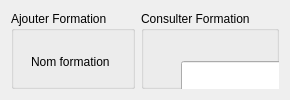
        <widget class="QWidget" name="gestionPro_2">
         <layout class="QGridLayout" name="gridLayout_11">
          <item row="0" column="2">
           <widget class="QGroupBox" name="groupBoxConsulterP_4">
            <property name="title">
             <string>Consulter Formation</string>
            </property>
            <widget class="QLineEdit" name="lineEditRF_2">
             <property name="geometry">
              <rect>
               <x>40</x>
               <y>50</y>
               <width>270</width>
               <height>31</height>
              </rect>
             </property>
            </widget>
            <widget class="QPushButton" name="pushButtonRechercheF_2">
             <property name="geometry">
              <rect>
               <x>330</x>
               <y>50</y>
               <width>120</width>
               <height>30</height>
              </rect>
             </property>
             <property name="text">
              <string>Rechercher</string>
             </property>
             <property name="checkable">
              <bool>false</bool>
             </property>
            </widget>
            <widget class="QCheckBox" name="checkBoxNomF_2">
             <property name="geometry">
              <rect>
               <x>90</x>
               <y>100</y>
               <width>50</width>
               <height>22</height>
              </rect>
             </property>
             <property name="text">
              <string>Nom</string>
             </property>
            </widget>
            <widget class="QCheckBox" name="checkBoxFormateurF_2">
             <property name="geometry">
              <rect>
               <x>220</x>
               <y>100</y>
               <width>90</width>
               <height>22</height>
              </rect>
             </property>
             <property name="text">
              <string>Formateur</string>
             </property>
            </widget>
            <widget class="QCheckBox" name="checkBoxProjetF_2">
             <property name="geometry">
              <rect>
               <x>150</x>
               <y>100</y>
               <width>60</width>
               <height>22</height>
              </rect>
             </property>
             <property name="text">
              <string>Projet</string>
             </property>
            </widget>
            <widget class="QCheckBox" name="checkBoxDateF_2">
             <property name="geometry">
              <rect>
               <x>320</x>
               <y>100</y>
               <width>110</width>
               <height>20</height>
              </rect>
             </property>
             <property name="text">
              <string>Date de debut</string>
             </property>
            </widget>
            <widget class="QCheckBox" name="checkBoxDureeF_2">
             <property name="geometry">
              <rect>
               <x>440</x>
               <y>100</y>
               <width>70</width>
               <height>22</height>
              </rect>
             </property>
             <property name="text">
              <string>Durée</string>
             </property>
            </widget>
            <widget class="QPushButton" name="pushButtonModifierF_2">
             <property name="geometry">
              <rect>
               <x>270</x>
               <y>520</y>
               <width>110</width>
               <height>30</height>
              </rect>
             </property>
             <property name="text">
              <string>Modifier</string>
             </property>
             <property name="checkable">
              <bool>true</bool>
             </property>
            </widget>
            <widget class="QPushButton" name="pushButtonSupprimerF_2">
             <property name="geometry">
              <rect>
               <x>420</x>
               <y>520</y>
               <width>110</width>
               <height>30</height>
              </rect>
             </property>
             <property name="text">
              <string>Supprimer</string>
             </property>
            </widget>
            <widget class="QPushButton" name="pushButtonExportF_2">
             <property name="geometry">
              <rect>
               <x>650</x>
               <y>50</y>
               <width>70</width>
               <height>30</height>
              </rect>
             </property>
             <property name="text">
              <string>Export</string>
             </property>
            </widget>
            <widget class="QTableView" name="tableViewF_2">
             <property name="geometry">
              <rect>
               <x>15</x>
               <y>161</y>
               <width>721</width>
               <height>351</height>
              </rect>
             </property>
             <property name="selectionBehavior">
              <enum>QAbstractItemView::SelectItems</enum>
             </property>
             <property name="cornerButtonEnabled">
              <bool>true</bool>
             </property>
             <attribute name="verticalHeaderVisible">
              <bool>false</bool>
             </attribute>
             <attribute name="verticalHeaderHighlightSections">
              <bool>false</bool>
             </attribute>
            </widget>
            <widget class="QCheckBox" name="checkBoxCoutF_2">
             <property name="geometry">
              <rect>
               <x>510</x>
               <y>100</y>
               <width>60</width>
               <height>22</height>
              </rect>
             </property>
             <property name="text">
              <string>Cout</string>
             </property>
            </widget>
            <widget class="QCheckBox" name="checkBoxIDF_2">
             <property name="geometry">
              <rect>
               <x>40</x>
               <y>100</y>
               <width>40</width>
               <height>22</height>
              </rect>
             </property>
             <property name="text">
              <string>ID</string>
             </property>
            </widget>
            <widget class="QComboBox" name="comboBoxF_2">
             <property name="geometry">
              <rect>
               <x>550</x>
               <y>130</y>
               <width>60</width>
               <height>20</height>
              </rect>
             </property>
             <item>
              <property name="text">
               <string>ASC</string>
              </property>
             </item>
             <item>
              <property name="text">
               <string>DESC</string>
              </property>
             </item>
            </widget>
           </widget>
          </item>
          <item row="0" column="1">
           <widget class="QGroupBox" name="groupBoxAjouterP_4">
            <property name="title">
             <string>Ajouter Formation</string>
            </property>
            <widget class="QLabel" name="label_52">
             <property name="geometry">
              <rect>
               <x>20</x>
               <y>40</y>
               <width>91</width>
               <height>21</height>
              </rect>
             </property>
             <property name="text">
              <string>Nom formation</string>
             </property>
            </widget>
            <widget class="QLabel" name="label_53">
             <property name="geometry">
              <rect>
               <x>20</x>
               <y>80</y>
               <width>120</width>
               <height>21</height>
              </rect>
             </property>
             <property name="text">
              <string>Projet concerné</string>
             </property>
            </widget>
            <widget class="QLabel" name="label_54">
             <property name="geometry">
              <rect>
               <x>20</x>
               <y>120</y>
               <width>90</width>
               <height>20</height>
              </rect>
             </property>
             <property name="text">
              <string>Formateur</string>
             </property>
            </widget>
            <widget class="QLabel" name="label_55">
             <property name="geometry">
              <rect>
               <x>20</x>
               <y>160</y>
               <width>180</width>
               <height>20</height>
              </rect>
             </property>
             <property name="text">
              <string>Date de debut prévue</string>
             </property>
            </widget>
            <widget class="QLabel" name="label_56">
             <property name="geometry">
              <rect>
               <x>20</x>
               <y>240</y>
               <width>130</width>
               <height>20</height>
              </rect>
             </property>
             <property name="text">
              <string>Cout de formation</string>
             </property>
            </widget>
            <widget class="QDateEdit" name="dateEditDateF_2">
             <property name="geometry">
              <rect>
               <x>220</x>
               <y>160</y>
               <width>150</width>
               <height>25</height>
              </rect>
             </property>
            </widget>
            <widget class="QLineEdit" name="lineEditNomF_2">
             <property name="geometry">
              <rect>
               <x>220</x>
               <y>40</y>
               <width>150</width>
               <height>20</height>
              </rect>
             </property>
            </widget>
            <widget class="QLineEdit" name="lineEditFormateur_2">
             <property name="geometry">
              <rect>
               <x>220</x>
               <y>120</y>
               <width>150</width>
               <height>20</height>
              </rect>
             </property>
            </widget>
            <widget class="QLineEdit" name="lineEditDureeF_2">
             <property name="geometry">
              <rect>
               <x>220</x>
               <y>200</y>
               <width>150</width>
               <height>20</height>
              </rect>
             </property>
            </widget>
            <widget class="QLineEdit" name="lineEditCoutF_2">
             <property name="geometry">
              <rect>
               <x>220</x>
               <y>240</y>
               <width>150</width>
               <height>20</height>
              </rect>
             </property>
            </widget>
            <widget class="QLabel" name="label_57">
             <property name="geometry">
              <rect>
               <x>20</x>
               <y>200</y>
               <width>140</width>
               <height>20</height>
              </rect>
             </property>
             <property name="text">
              <string>Durée de formation</string>
             </property>
            </widget>
            <widget class="QPushButton" name="pushButtonAjouterF_2">
             <property name="geometry">
              <rect>
               <x>280</x>
               <y>300</y>
               <width>80</width>
               <height>25</height>
              </rect>
             </property>
             <property name="text">
              <string>Ajouter</string>
             </property>
            </widget>
            <widget class="QLineEdit" name="lineEditProjet_2">
             <property name="geometry">
              <rect>
               <x>220</x>
               <y>80</y>
               <width>150</width>
               <height>20</height>
              </rect>
             </property>
            </widget>
           </widget>
          </item>
         </layout>
        </widget>
